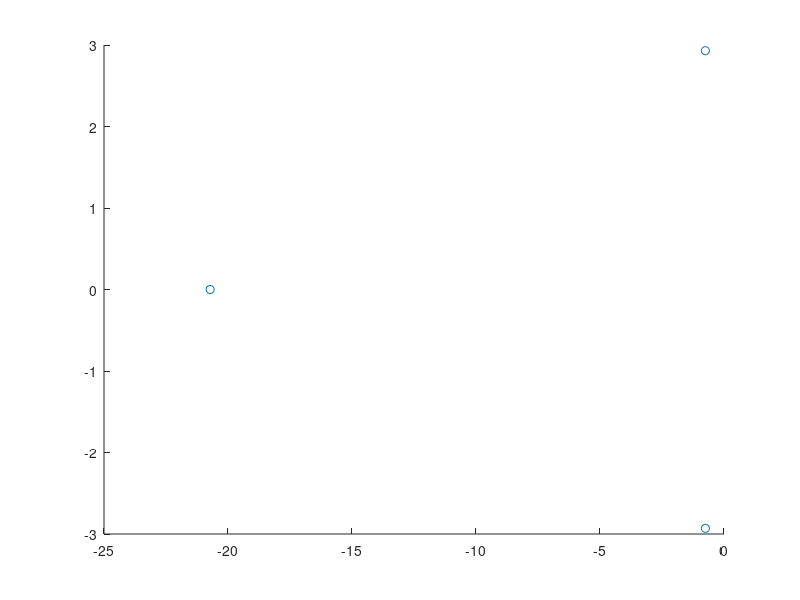
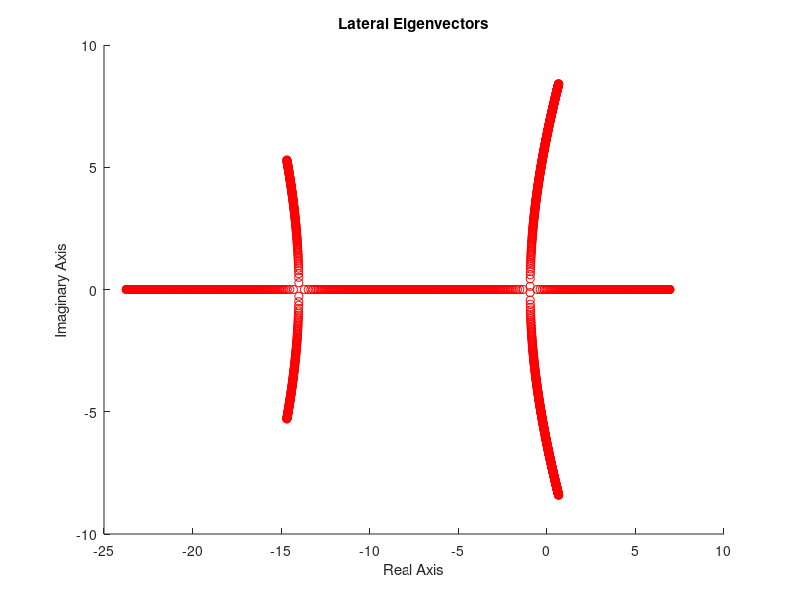
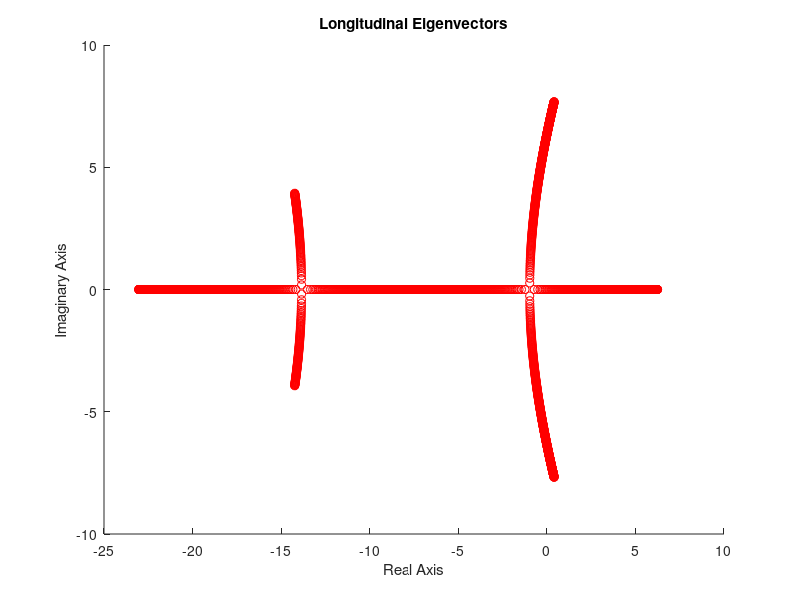

MATLAB code for these plots, in order:
%% Clean up
clear; close all; clc;


%% Finding the k3 value
%Constants
mass = 0.068;       %kg
radialDist = 0.06;  %m
km = 0.0024;    %N*m/N, controlMomentCoeff
nu = 1e-3;          %N/(m/s)^2, aeroForceCoeff
mu = 2e-6;         %N*m/(rad/s)^2, aeroMomentCoeff
g = 9.81;
Ix = 5.8e-5;    %kg*m^2
Iy = 7.2e-5;    %kg*m^2
Iz = 1.0e-4;   %kg*m^2
I = [Ix, 0, 0; 0, Iy, 0; 0, 0, Iz];


%Longitudinal
k1Long = 0.0016;
k2Long = 0.0029;
k3Long = 0;

%Lateral
k1Lat = 0.0013;
k2Lat = 0.0023;
k3Lat = 0;


%Setting up the A matrix for lateral dynamics
Alat = [0, g, 0; 0, 0, 1; -k3Lat, -k2Lat, -k1Lat];

%Setting up the A matrix for longitudinal dynamics
Along = [0, -g, 0,; 0, 0, 1; -k3Long, -k2Long, -k1Long];

%Setting up various k3 values
k3Values = linspace(-0.01,0.01,1000);

%Eig returns 3 by 1 eigenvalues
eigenVecLat = zeros(length(k3Values), 3);
eigenVecLong = zeros(length(k3Values), 3);

%Calculating the eigenvalues
%Imaginary tolerance
tolerance = 0.025;


for i = 1:length(k3Values)
    k3Lat = k3Values(i);
    k3Long = k3Values(i);
    Alat = [0, g, 0; 0, 0, 1; -k3Lat/Ix, -k2Lat/Ix, -k1Lat/Ix];
    Along = [0, -g, 0,; 0, 0, 1; -k3Long/Iy, -k2Long/Iy, -k1Long/Iy];
    eigenVecLat(i,:) = eig(Alat)';
    eigenVecLong(i,:) = eig(Along)';
    
    %Try to find the k3 value that gives us three eigenvalues that are
    %negative and all real within some tolerance
    imagComponents = imag(eigenVecLat(i,:));
    realComponents = real(eigenVecLat(i,:));
    
    realComponentsLong = real(eigenVecLong(i,:));
    
    if(realComponentsLong(1) == -1.04722 || realComponentsLong(2) == -1.04722 || realComponentsLong(3) == -1.04722)
        x = 5;
    end
end


%Getting the eigenvalue for k3
%Lateral
finalK3ValueLat = k3Values(554);
Alat = [0, g, 0; 0, 0, 1; -finalK3ValueLat/Ix, -k2Lat/Ix, -k1Lat/Ix];
eigenFinalLat = eig(Alat);


%Longitudinal
finalK3ValueLong = k3Values(431);
Along = [0, -g, 0; 0, 0, 1; -finalK3ValueLong/Iy, -k2Long/Iy, -k1Long/Iy];
eigenFinalLong = eig(Along);
scatter(real(eigenFinalLong), imag(eigenFinalLong));


%Plotting the root locus plots
%Lateral dynamics
figure();
scatter(real(eigenVecLat(:,1)), imag(eigenVecLat(:,1)), 'r');
hold on
scatter(real(eigenVecLat(:,2)), imag(eigenVecLat(:,2)), 'r');
scatter(real(eigenVecLat(:,3)), imag(eigenVecLat(:,3)), 'r');

title('Lateral Eigenvectors');
xlabel('Real Axis');
ylabel('Imaginary Axis');


%Longitudinal
figure();
scatter(real(eigenVecLong(:,1)), imag(eigenVecLong(:,1)), 'r');
hold on
scatter(real(eigenVecLong(:,2)), imag(eigenVecLong(:,2)), 'r');
scatter(real(eigenVecLong(:,3)), imag(eigenVecLong(:,3)), 'r');

title('Longitudinal Eigenvectors');
xlabel('Real Axis');
ylabel('Imaginary Axis');
